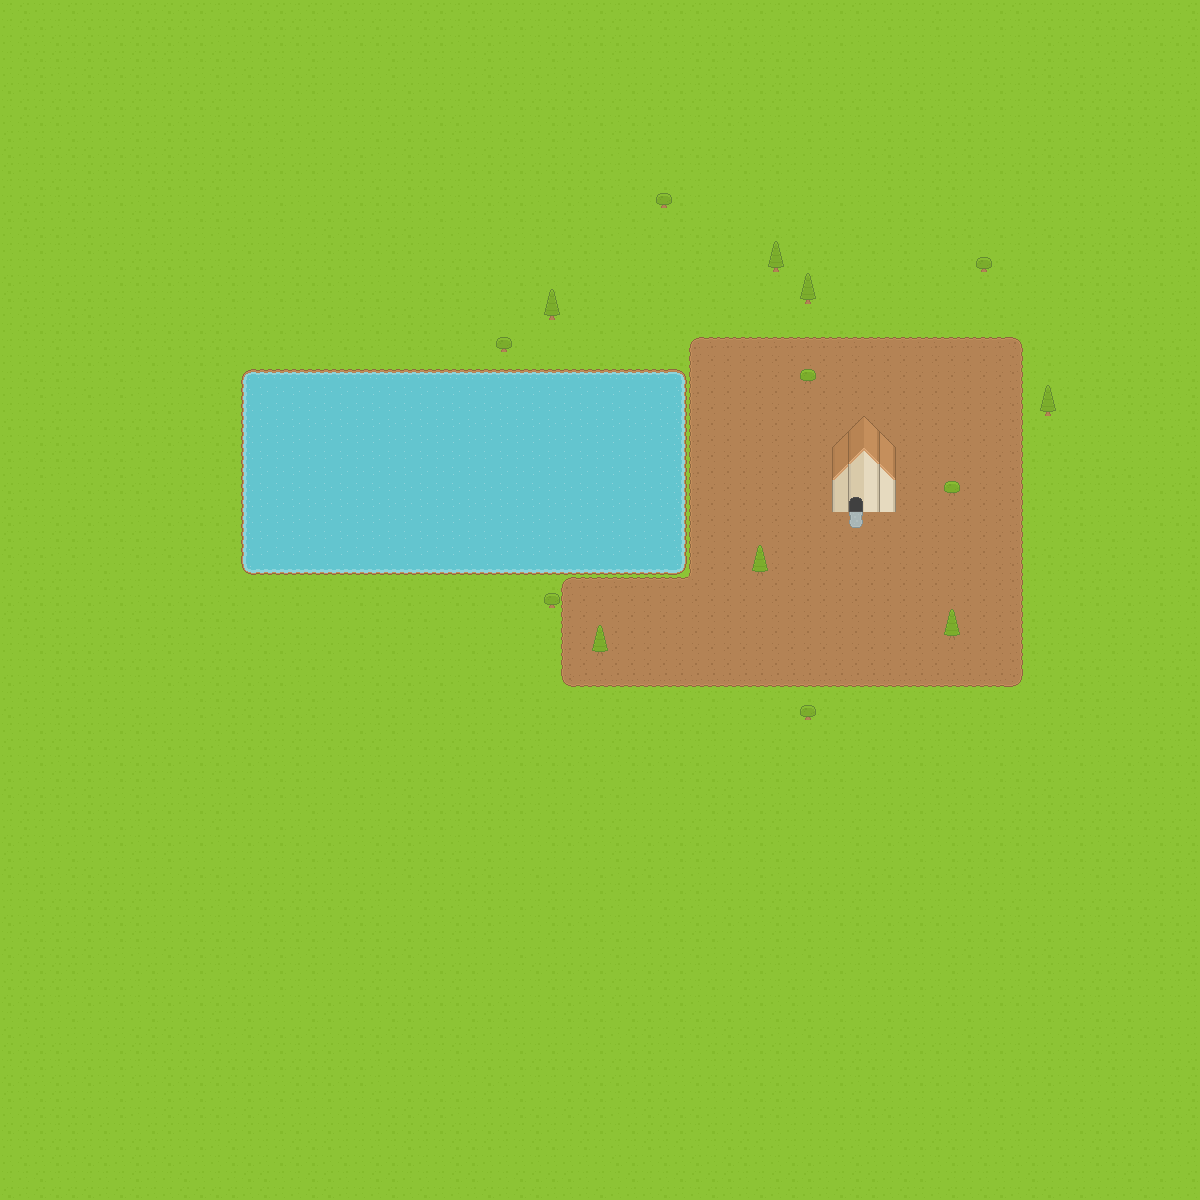

A level layout from a 2D game, rendered from its tile map. Below: a short description, then the map file with tile-grid data replaced by summaries:
An orthogonal 75x75 tile map with 16x16 px tiles, 7 tile layers (Tile Layer 1, Tile Layer 2, Tile Layer 3, Objects, ...).

<map version="1.5" tiledversion="1.7.2" orientation="orthogonal" renderorder="left-down" width="75" height="75" tilewidth="16" tileheight="16" infinite="0" nextlayerid="16" nextobjectid="1">
 <properties>
  <property name="unityscale" type="float" value="0.0625" />
 </properties>
 <tileset firstgid="1" source="test_area.tsx" />
 <layer id="1" name="Tile Layer 1" width="75" height="75">
  <properties>
   <property name="unityscale" type="float" value="0.0625" />
  </properties>
  <data>[5625 cells, 5625 non-empty, 11 distinct tile ids]</data>
 </layer>
 <layer id="7" name="Tile Layer 2" width="75" height="75">
  <data>[5625 cells, 518 non-empty, 9 distinct tile ids]</data>
 </layer>
 <layer id="15" name="Tile Layer 3" width="75" height="75">
  <data>[5625 cells, 1 non-empty, 1 distinct tile ids]</data>
 </layer>
 <layer id="6" name="Objects" width="75" height="75">
  <properties>
   <property name="unity:sortingLayerName" value="WorldObjects" />
  </properties>
  <data>[5625 cells, 21 non-empty, 3 distinct tile ids]</data>
 </layer>
 <layer id="9" name="Collision Layer" width="75" height="75">
  <data>[5625 cells, 0 non-empty, 0 distinct tile ids]</data>
 </layer>
 <layer id="12" name="House" width="75" height="75">
  <data>[5625 cells, 14 non-empty, 4 distinct tile ids]</data>
 </layer>
 <layer id="11" name="Roof" width="75" height="75">
  <data>[5625 cells, 13 non-empty, 7 distinct tile ids]</data>
 </layer>
</map>
